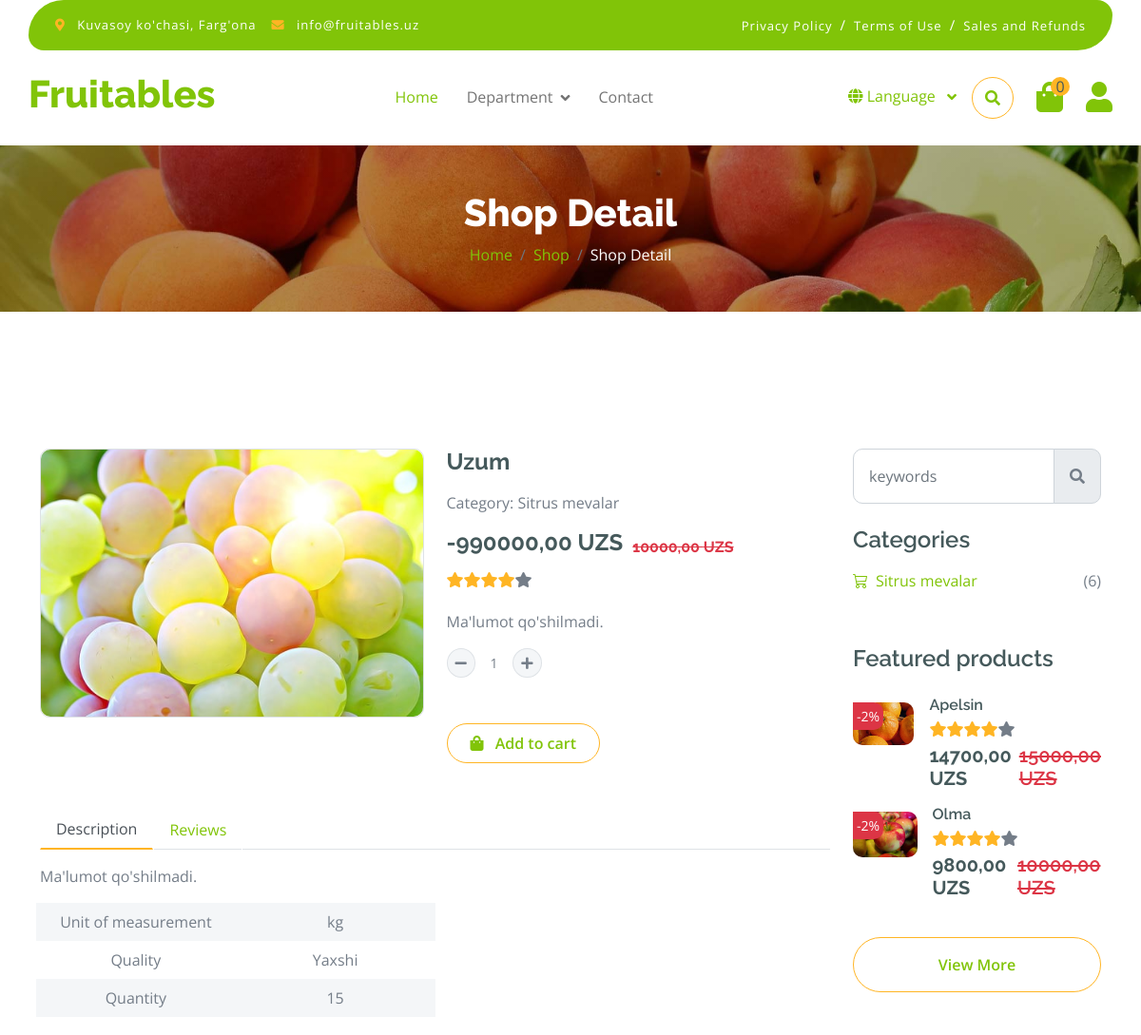
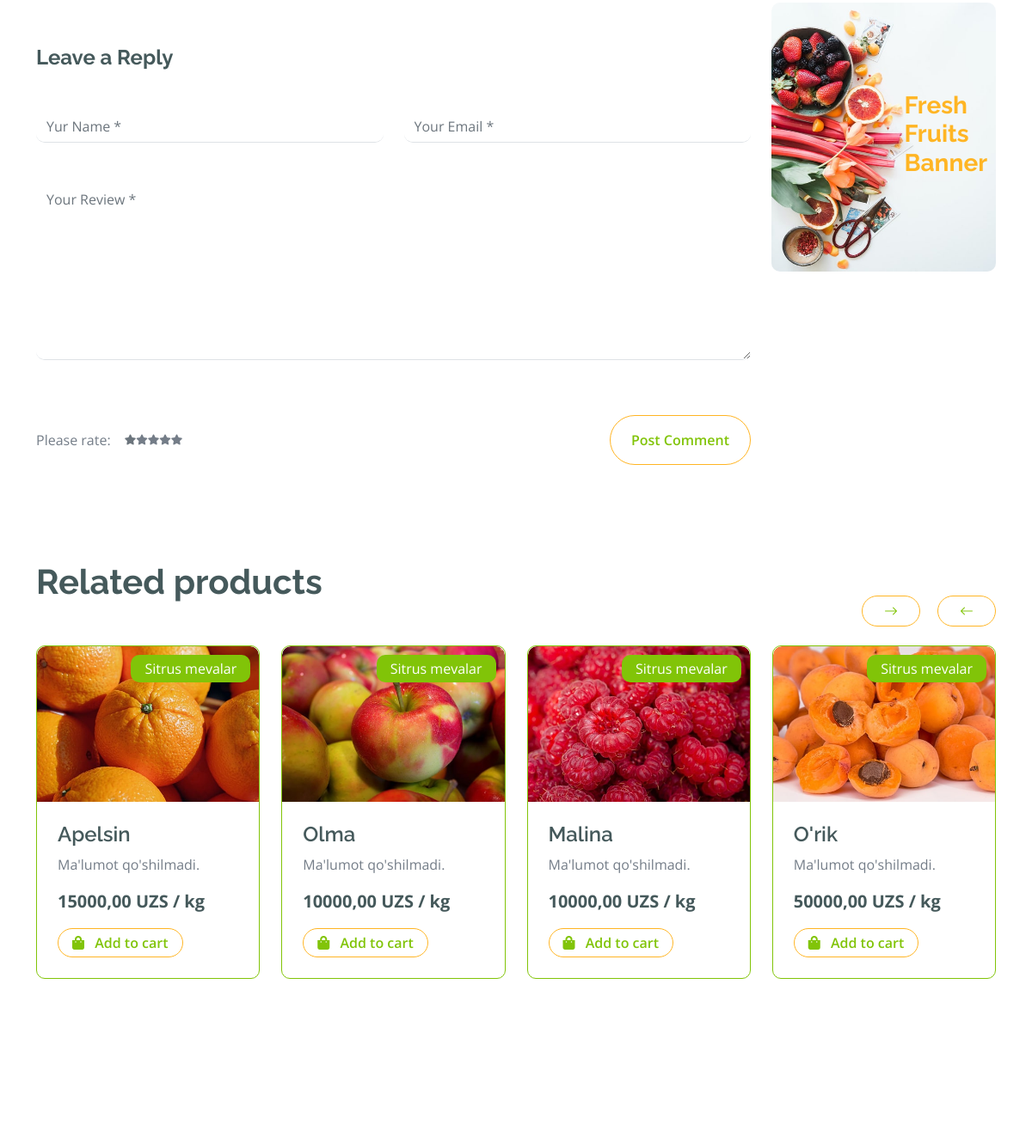
The app's page /department/mevalar/sitrus-mevalar/uzum/ (upper part), older data (2 pictures, top to bottom).
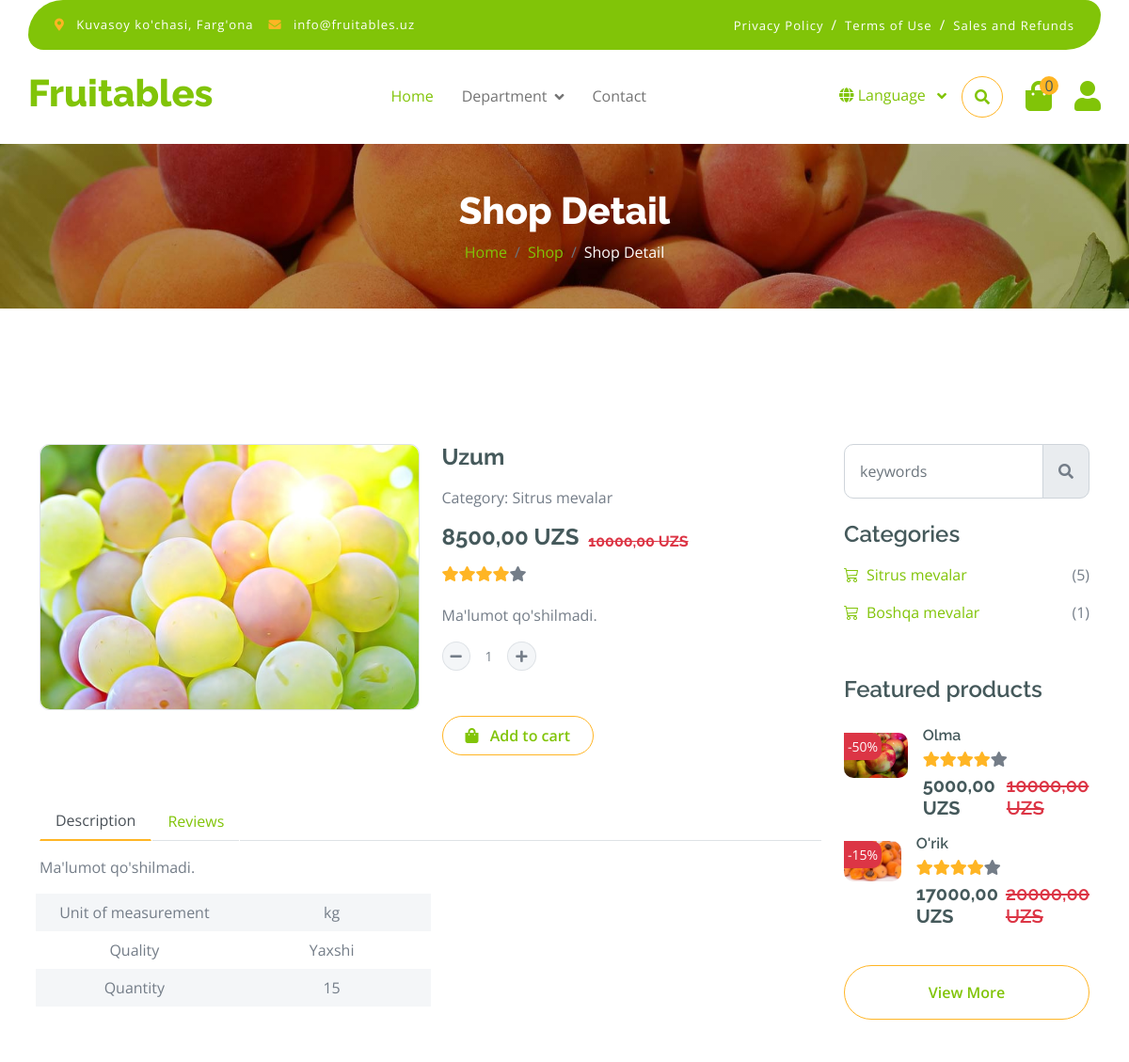
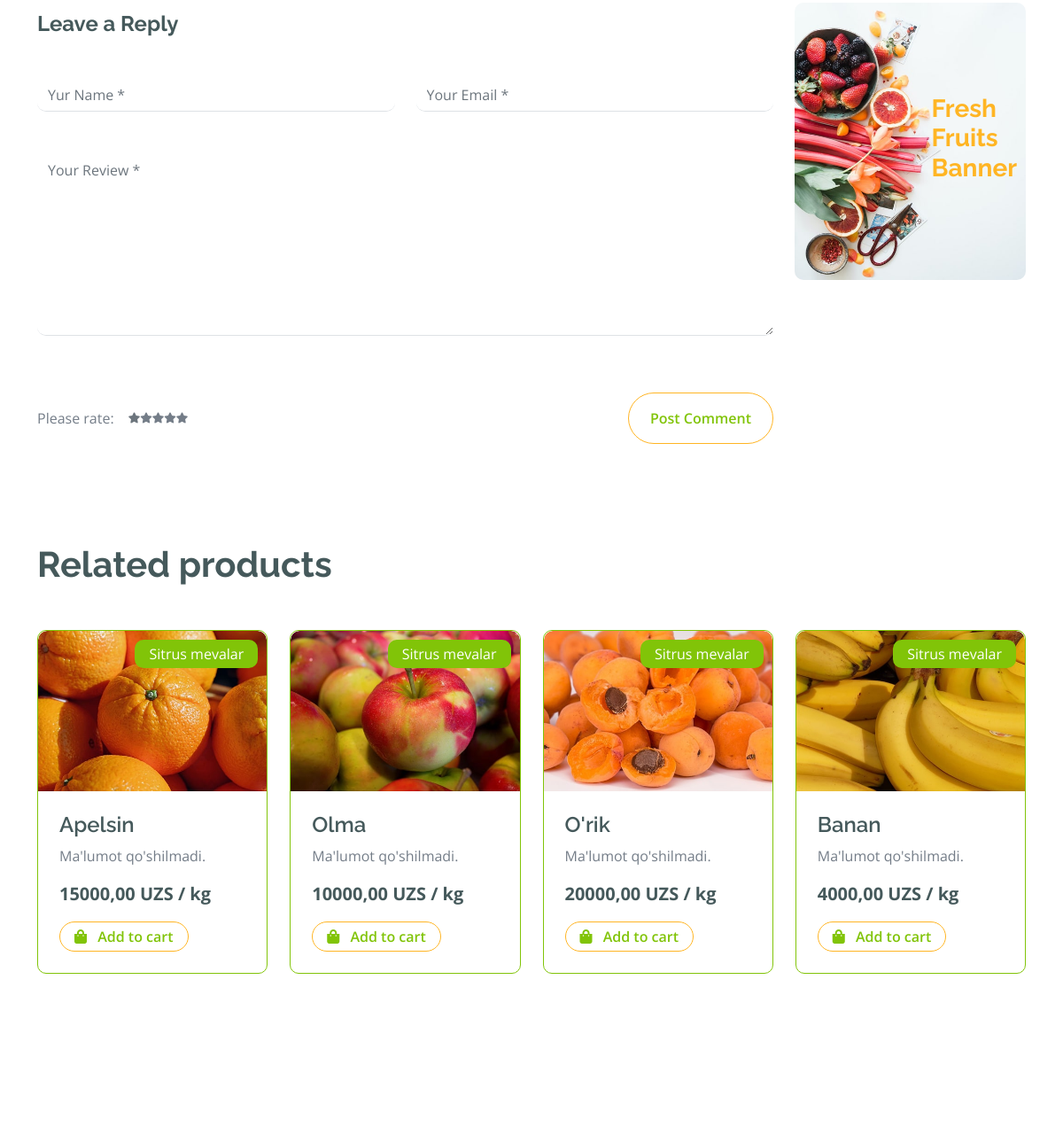
The same page, newer data (2 pictures, top to bottom).
### manager/models.py (models this page shows, shortened)
class Product(models.Model):
    name = models.CharField(max_length=250, verbose_name='Nomi')
    slug = models.SlugField(max_length=250, unique=True, verbose_name='Identifikatori')
    description = models.TextField(default="Ma'lumot qo'shilmadi.", verbose_name='Tavsifi')
    currency = models.CharField(max_length=3, choices=CURRENCY_TYPES, verbose_name='Valyuta')
    price = models.DecimalField(max_digits=10, decimal_places=2, verbose_name='Narxi', validators=[MinValueValidator(0)])
    discount = models.IntegerField(default=0, verbose_name='Chegirma foizi',
                                   validators=[MinValueValidator(0), MaxValueValidator(100)],
                                   help_text='Agar mahsulotingizga chegirma qo‘ymoqchi bo‘lsangiz, chegirma foizini (masalan, 50) kiriting. Agar chegirma bermoqchi bo‘lmasangiz, bu maydonga tegmang.')
    quantity = models.IntegerField(default=0, verbose_name='Miqdori', validators=[MinValueValidator(0)],)
    quality = models.CharField(max_length=10, verbose_name='Sifati')
    weight = models.CharField(max_length=2, choices=WEIGHT_TYPES, verbose_name="O'lchov birligi")
    category = models.ForeignKey(Category, on_delete=models.SET_NULL, related_name='products', null=True)
    def get_discount_price(self):
        if self.discount > 0:
            discount_price = self.price - (self.price * self.discount) / 100
            return discount_price
        return None
    class Meta:
        verbose_name = 'Mahsulot '
        verbose_name_plural = 'Mahsulotlar'

class Category(models.Model):
    name = models.CharField(max_length=150, unique=True, verbose_name='Nomi')
    slug = models.SlugField(max_length=150, unique=True, verbose_name='Identifikatori')
    departament = models.ForeignKey(Departament, on_delete=models.CASCADE, related_name='category',
                                    verbose_name="Bo'limi")
    class Meta:
        verbose_name = 'Kategoriya '
        verbose_name_plural = 'Kategoriyalar'

class ProductImage(models.Model):
    image = models.ImageField(upload_to='products/', verbose_name='Rasmi (500x350)',
                              help_text="Rasmning o‘lchami 500x350 piksel bo‘lishi kerak. Iltimos, to‘g‘ri o‘lchamdagi rasmni yuklang!")
    product = models.ForeignKey(Product, on_delete=models.CASCADE, related_name='images', verbose_name='Mahsuloti')
    class Meta:
        verbose_name = 'Mahsulot surati '
        verbose_name_plural = 'Mahsulot suratlari'

### manager/views.py (the view)
# urls.py: path('department/<slug:department_slug>/<slug:category_slug>/<slug:product_slug>/', ProductDetail.as_view(), name='product'),
class ProductDetail(DetailView):
    model = Product
    template_name = 'shop-detail.html'
    slug_url_kwarg = 'product_slug'
    def get_context_data(self, *, object_list=None, **kwargs):
        context = super().get_context_data(**kwargs)
        department = get_object_or_404(Departament, slug=self.kwargs.get('department_slug'))
        category = get_object_or_404(Category, slug=self.kwargs.get('category_slug'))
        categories = Category.objects.filter(departament=department).select_related('departament')
        products = Product.objects.filter(category=category).select_related('category')
        featured_products = Product.objects.filter(category=category, discount__gt=0).select_related('category')
        context.update({
            'department': department,
            'categories': categories,
            'products': products,
            'featured_products': featured_products[:3],
            'all_featured_products': featured_products[3:]
        })
        return context

### manager/templatetags/custom_tags.py (called while the page is built)
@register.simple_tag
def all_departament():
    return get_list_or_404(Departament)

@register.simple_tag
def cart_item_count(request):
    products: dict = request.session.get('products', {})
    return len(products)

### templates/shop-detail.html (shortened to what the changed rows need)
{% extends 'base.html' %}
{% load static %}
{% block main %}
<div class="container-fluid page-header py-5">
    <h1 class="text-center text-white display-6">Shop Detail</h1>
</div>
<div class="container-fluid py-5 mt-5">
    <div class="container py-5">
        <div class="row g-4 mb-5">
            <div class="col-lg-8 col-xl-9">
                <div class="row g-4">
                    <div class="col-lg-6">
                        <div class="border rounded">
                            <a href="#">
                                <img src="{{ product.images.first.image.url }}" class="img-fluid rounded" alt="Image">
                            </a>
                        </div>
                    </div>
                    <div class="col-lg-6">
                        <h4 class="fw-bold mb-3">{{ product.name }}</h4>
                        <p class="mb-3">Category: {{ product.category.name }} </p>
                        <div class="d-flex align-items-center">
                            <h5 class="fw-bold mb-3 me-2" style="font-size: 1.5rem;">
                                {% if product.get_discount_price %}
                                {{ product.get_discount_price }} {{ product.currency }}
                                {% else %}
                                {{ product.price }} {{ product.currency }}
                                {% endif %}
                            </h5>
                            {% if product.get_discount_price %}
                            <h5 class="fw-bold text-danger text-decoration-line-through" style="font-size: 1rem; margin-left: 2px;">
                                {{ product.price }} {{ product.currency }}
                            </h5>
                            {% endif %}
                        </div>
                        <div class="d-flex mb-4">
                            <i class="fa fa-star text-secondary"></i>
                            <i class="fa fa-star text-secondary"></i>
                            <i class="fa fa-star text-secondary"></i>
                            <i class="fa fa-star text-secondary"></i>
                            <i class="fa fa-star"></i>
                        </div>
                        <p class="mb-4">{{ product.description|linebreaks }}</p>
                        <form method="post" action="{% url 'add-to-cart' product.slug %}">
                            <div class="input-group quantity mb-5" style="width: 100px;">
                            </div>
                            <button type="submit" class="btn border border-secondary rounded-pill px-4 py-2 mb-4 text-primary">
                            </button>
                        </form>
                    </div>
                    <div class="col-lg-12">
                        <div class="tab-content mb-5">
                            <div class="tab-pane active" id="nav-about" role="tabpanel" aria-labelledby="nav-about-tab">
                                <p>{{ product.description }}</p>
                                <div class="px-2">
                                    <div class="row g-4">
                                        <div class="col-6">
                                            <div class="row bg-light align-items-center text-center justify-content-center py-2">
                                                <div class="col-6">
                                                    <p class="mb-0">{{ product.weight }}</p>
                                                </div>
                                            </div>
                                            <div class="row text-center align-items-center justify-content-center py-2">
                                                <div class="col-6">
                                                    <p class="mb-0">{{ product.quality }}</p>
                                                </div>
                                            </div>
                                            <div class="row bg-light align-items-center text-center justify-content-center py-2">
                                                <div class="col-6">
                                                    <p class="mb-0">{{ product.quantity }}</p>
                                                </div>
                                            </div>
                                        </div>
                                    </div>
                                </div>
                            </div>
                        </div>
                    </div>
                </div>
            </div>
            <div class="col-lg-4 col-xl-3">
                <div class="row g-4 fruite">
                    <div class="col-lg-12">
                        <div class="mb-4">
                            <ul class="list-unstyled fruite-categorie">
                                {% for category in categories %}
                                <li>
                                    <div class="d-flex justify-content-between fruite-name">
                                        <a href="{% url 'category' department.slug category.slug %}"><i class="bi bi-cart3 me-2"></i>{{ category.name }}</a>
                                        <span>({{ category.products.count }})</span>
                                    </div>
                                </li>
                                {% endfor %}
                            </ul>
                        </div>
                    </div>
                    <div class="col-lg-12">
                        {% if featured_products %}
                            {% for product in featured_products %}
                            {% if not product.name == object.name %}
                                <div class="d-flex align-items-center justify-content-start">
                                    <div class="rounded" style="width: 100px; height: 100px; position: relative;">
                                        <img src="{{ product.images.first.image.url }}" class="img-fluid rounded" alt="{{ product.name }}">
                                        <div class="position-absolute top-0 start-0 bg-danger text-white rounded-end p-1" style="font-size: 14px; z-index: 10;">
                                            -{{ product.discount }}%
                                        </div>
                                    </div>
                                    <div class="ms-3">
                                        <h6 class="mb-2 me-2"><a href="{% url 'product' department.slug product.category.slug product.slug %}" class="text-dark">{{ product.name }}</a></h6>
                                        <div class="d-flex mb-2">
                                            <i class="fa fa-star text-secondary"></i>
                                            <i class="fa fa-star text-secondary"></i>
                                            <i class="fa fa-star text-secondary"></i>
                                            <i class="fa fa-star text-secondary"></i>
                                            <i class="fa fa-star"></i>
                                        </div>
                                        <div class="d-flex mb-2">
                                            <h5 class="fw-bold me-2">{{ product.get_discount_price }} {{ product.currency }}</h5>
                                            <h5 class="text-danger text-decoration-line-through">{{ product.price }} {{ product.currency }}</h5>
                                        </div>
                                    </div>
                                </div>
                            {% endif %}
                            {% endfor %}
                        {% else %}
                            <p>Featured products are not available.</p>
                        {% endif %}
                    </div>
                </div>
            </div>
        </div>
        {% if products.count > 1 %}
        <h1 class="fw-bold mb-0">Related products</h1>
        <div class="vesitable">
            <div class="owl-carousel vegetable-carousel justify-content-center">
                {% for product in products %}
                {% if not product.name == object.name %}
                <div class="border border-primary rounded position-relative vesitable-item">
                    <div class="vesitable-img">
                        <img src="{{ product.images.first.image.url }}" class="img-fluid w-100 rounded-top" alt="">
                    </div>
                    <div class="text-white bg-primary px-3 py-1 rounded position-absolute"
                         style="top: 10px; right: 10px;">{{ product.category.name }}
                    </div>
                    <div class="p-4 pb-0 rounded-bottom">
                        <h4><a href="{% url 'product' department.slug product.category.slug product.slug %}" class="text-dark">{{ product.name }}</a> </h4>
                        <p>{{ product.description }}</p>
                        <div class="d-flex justify-content-between flex-lg-wrap">
                            <p class="text-dark fs-5 fw-bold">{{ product.price }} {{ product.currency }} / {{ product.weight }}</p>
                            <a href="#" class="btn border border-secondary rounded-pill px-3 py-1 mb-4 text-primary"><i
                                    class="fa fa-shopping-bag me-2 text-primary"></i> Add to cart</a>
                        </div>
                    </div>
                </div>
                {% endif %}
                {% endfor %}
            </div>
        </div>
        {% endif %}
    </div>
</div>
{% endblock main %}

Row changes from the older to the newer data that the page shows:
no longer on this page (row edited): Product: images.first.image (picture), category.name "Sitrus mevalar", name "Malina", description "Ma'lumot qo'shilmadi.", price "10000,00", currency "UZS", weight "kg", shown under "Related products"
no longer on one of the page's lists (row edited): Product: discount "2", name "Apelsin", get_discount_price "14700,00", currency "UZS", price "15000,00"
changed Product "Uzum": get_discount_price "-990000,00" → "8500,00"
computed for Category "Sitrus mevalar": products.count "6" → "5"
added Category: name "Boshqa mevalar", products.count "1"
changed Product "Olma": discount "2" → "50"; get_discount_price "9800,00" → "5000,00"
now on one of the page's lists (row edited): Product: discount "15", name "O'rik", get_discount_price "17000,00", currency "UZS", price "20000,00"
changed Product "O'rik": price "50000,00" → "20000,00"
now on this page (row edited): Product: images.first.image (picture), category.name "Sitrus mevalar", name "Banan", description "Ma'lumot qo'shilmadi.", price "4000,00", currency "UZS", weight "kg", shown under "Related products"
